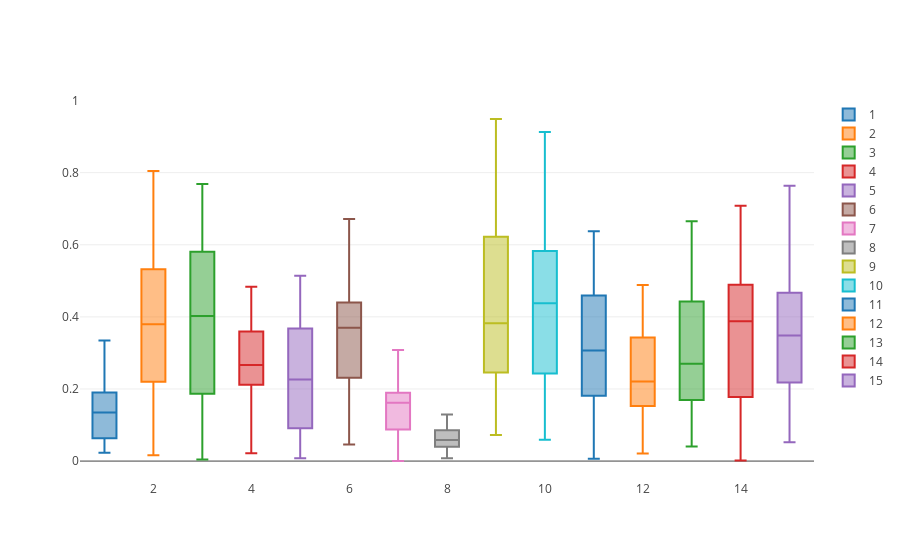

The notebook cell saved with this chart:
### Code cell
data = []
for i in range(len(qui_t)):
    trace = go.Box(
        y = qui_t[i],
        name = str(i + 1)
    )

    data.append(trace)

iplot(data)
